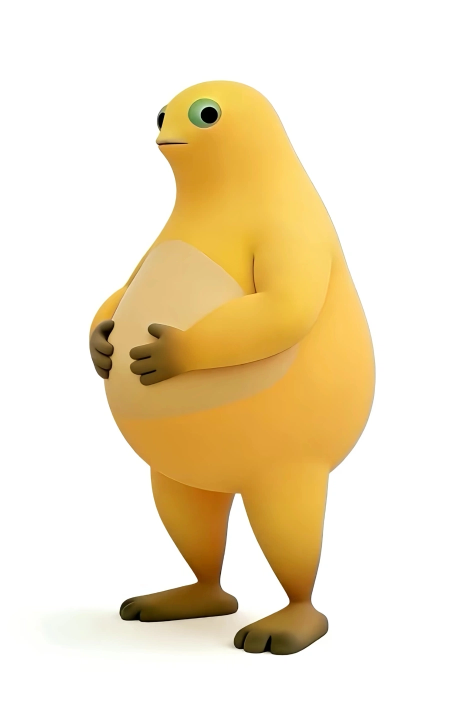
#> input picture naiwa.png, 905 x 1439 px, found by its file name (shown at 1/2 size)
$ python gen_assets_v2.py
#> lines starting #> are read from the running program, lines starting #| are printed output that depends on the picture
#!/usr/bin/env python3
"""Generate theme assets v2:
1. welcome_bg_pic.9.png — compiled via aapt2 (proper npTc, border stripped)
2. main_page_bg.9.png — naiwa centered, edge stretch bands, compiled via aapt2
3. Copy animation frames + icons + guide pages from repo theme/
"""
import os, subprocess, shutil, zipfile, sys
from PIL import Image, ImageDraw, ImageFilter

REPO = '/home/z/my-project/naiwa-idut'
WORK = '/home/z/my-project/build/work'
GEN = '/home/z/my-project/build/gen'
AAPT2 = '/home/z/my-project/tools/bt/android-14/aapt2'
TMP = '/home/z/my-project/build/aapt_gen'

os.makedirs(GEN, exist_ok=True)
os.makedirs(f'{TMP}/res/drawable', exist_ok=True)

BG = (255, 251, 239)        # ffbeff cream
INK = (254, 206, 14)        # fece0e naiwa yellow

# ============ 1. welcome_bg source 9-patch (1082x1922 incl border) ============
W, H = 1082, 1922
img = Image.new('RGB', (W, H), BG)
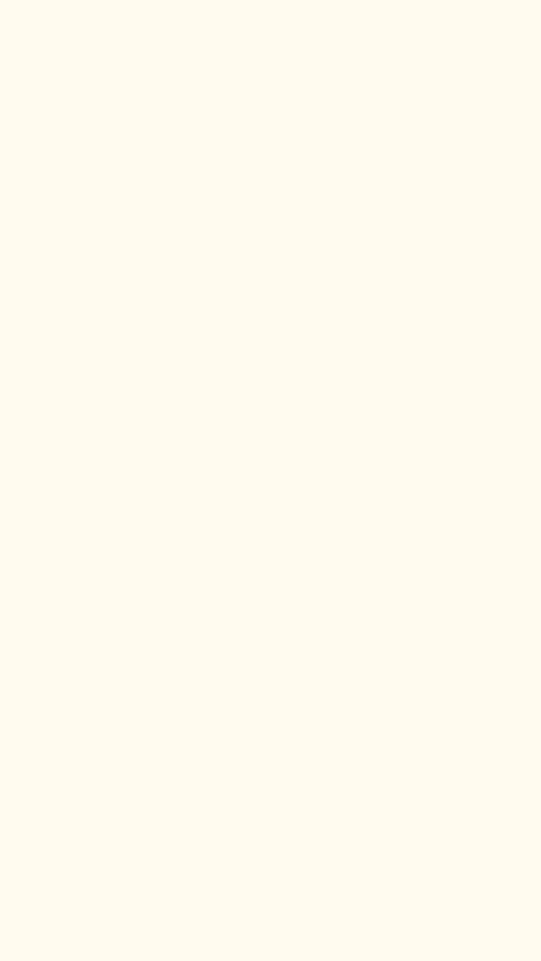
#> img: PIL image 1082x1922 RGB (shown at 1/2 size); mean R, G, B 255, 251, 239
# vertical gradient: cream -> slightly warm bottom
top = Image.new('L', (W, H), 0)
#> top: PIL image 1082x1922 L; every value is 0
td = ImageDraw.Draw(top)
for y in range(H):
    td.line([(0, y), (W, y)], fill=int(30 * (y / H)))
warm = Image.new('RGB', (W, H), (255, 244, 207))
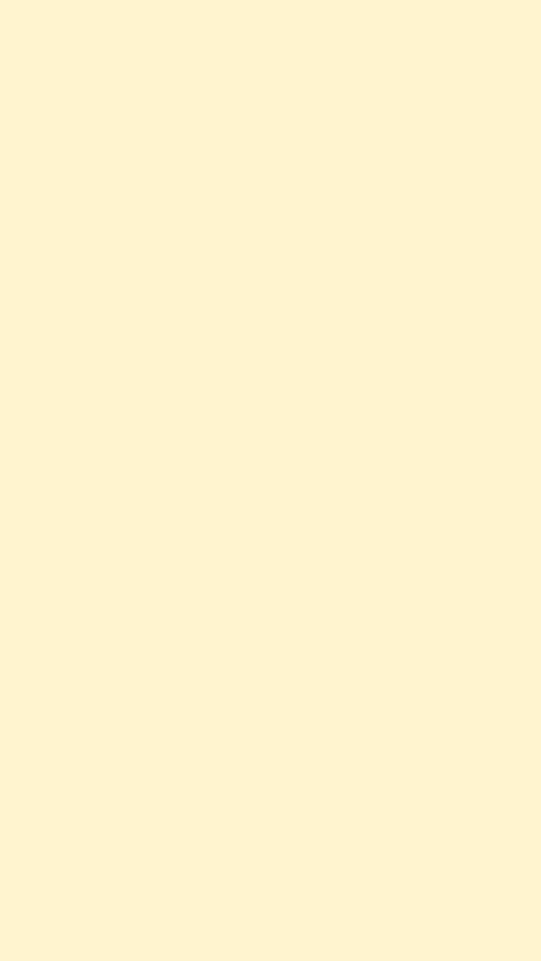
#> warm: PIL image 1082x1922 RGB (shown at 1/2 size); mean R, G, B 255, 244, 207
img = Image.composite(warm, img, top)
# soft radial glow center
glow = Image.new('L', (W, H), 0)
gd = ImageDraw.Draw(glow)
gd.ellipse([200, 480, 882, 1440], fill=80)
glow = glow.filter(ImageFilter.GaussianBlur(200))
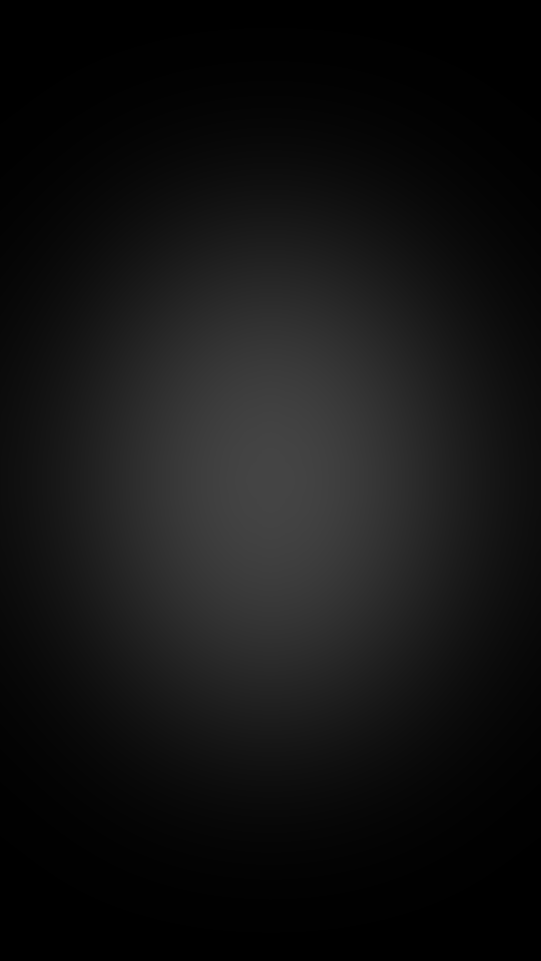
#> glow: PIL image 1082x1922 L (shown at 1/2 size); min 0, max 68, mean 19.2
white = Image.new('RGB', (W, H), (255, 255, 255))
#> white: PIL image 1082x1922 RGB; every value is 255
img = Image.composite(white, img, glow)
# border: white first
px = img.load()
for x in range(W):
    px[x, 0] = (255, 255, 255)
    px[x, H-1] = (255, 255, 255)
for y in range(H):
    px[0, y] = (255, 255, 255)
    px[W-1, y] = (255, 255, 255)
# full-stretch markers: top row x=1..1080, left col y=1..1920
for x in range(1, W-1):
    px[x, 0] = (0, 0, 0)
for y in range(1, H-1):
    px[0, y] = (0, 0, 0)
img.save(f'{TMP}/res/drawable/welcome_bg_pic.9.png')
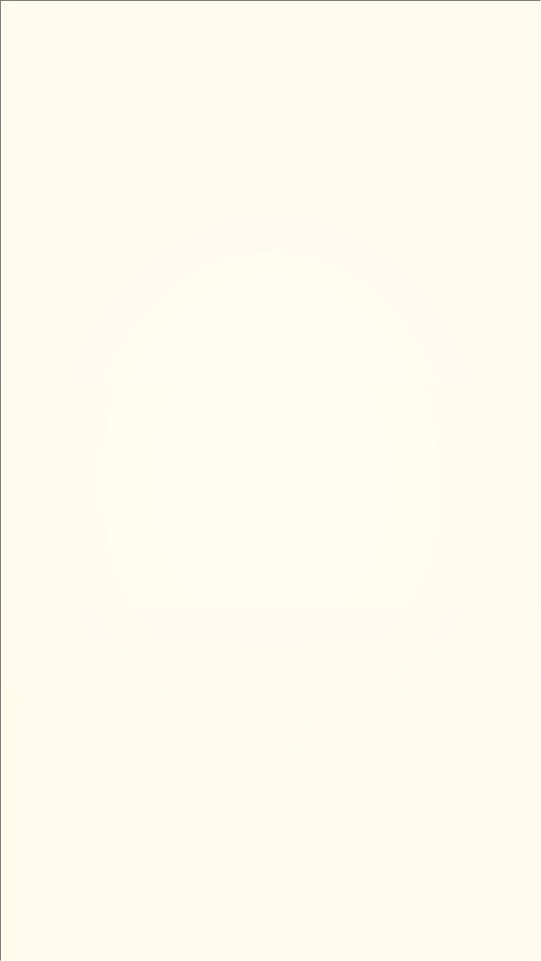
#> saved as welcome_bg_pic.9.png: PIL image 1082x1922 RGB (shown at 1/2 size); mean R, G, B 254.6, 250.5, 238.1
print("welcome_bg source 9-patch saved")

# ============ 2. main_page_bg source 9-patch ============
naiwa = Image.open(f'{REPO}/naiwa.png').convert('RGBA')
nw, nh = naiwa.size  # 905x1439
#> nw = 905; nh = 1439
# scale naiwa to height 1480
scale = 1480 / nh
#> scale = 1.03
nw2, nh2 = int(nw * scale), int(nh * scale)
#> nw2 = 930; nh2 = 1480
naiwa_s = naiwa.resize((nw2, nh2), Image.LANCZOS)
img2 = Image.new('RGB', (W, H), BG)
# soft warm vertical gradient
grad = Image.new('L', (W, H), 0)
gd2 = ImageDraw.Draw(grad)
for y in range(H):
    gd2.line([(0, y), (W, y)], fill=int(50 * (y / H)))
img2 = Image.composite(Image.new('RGB', (W, H), (255, 240, 200)), img2, grad)
# paste naiwa centered (x offset on 1080 content width)
cx = (W - nw2) // 2
#> cx = 76
cy = (H - nh2) // 2
#> cy = 221
img2.paste(naiwa_s, (cx, cy), naiwa_s)
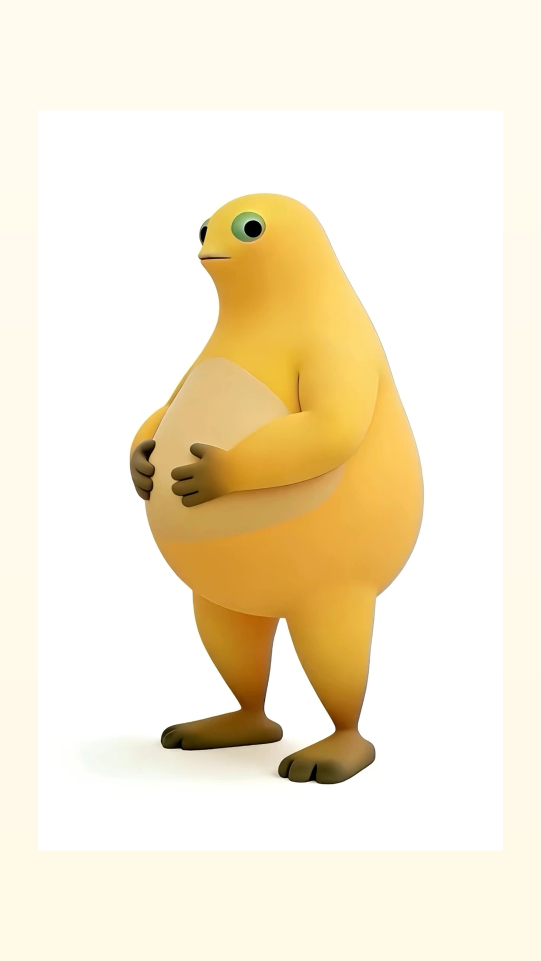
#> img2: PIL image 1082x1922 RGB (shown at 1/2 size); mean R, G, B 245.7, 234.2, 209.9
# border
px2 = img2.load()
for x in range(W):
    px2[x, 0] = (255, 255, 255)
    px2[x, H-1] = (255, 255, 255)
for y in range(H):
    px2[0, y] = (255, 255, 255)
    px2[W-1, y] = (255, 255, 255)
# edge stretch bands: top row x in [1,cx-1] and [cx+nw2+1, W-2]; left col y in [1,cy-1] and [cy+nh2+1, H-2]
for x in list(range(1, cx)) + list(range(cx + nw2 + 1, W - 1)):
    px2[x, 0] = (0, 0, 0)
for y in list(range(1, cy)) + list(range(cy + nh2 + 1, H - 1)):
    px2[0, y] = (0, 0, 0)
img2.save(f'{TMP}/res/drawable/main_page_bg.9.png')
print(f"main_page_bg source 9-patch saved (naiwa {nw2}x{nh2} at ({cx},{cy}))")
#| main_page_bg source 9-patch saved (naiwa 930x1480 at (76,221))

# ============ 3. compile both with aapt2 ============
#> (the run stopped early here; a loop or call above may not have finished)
